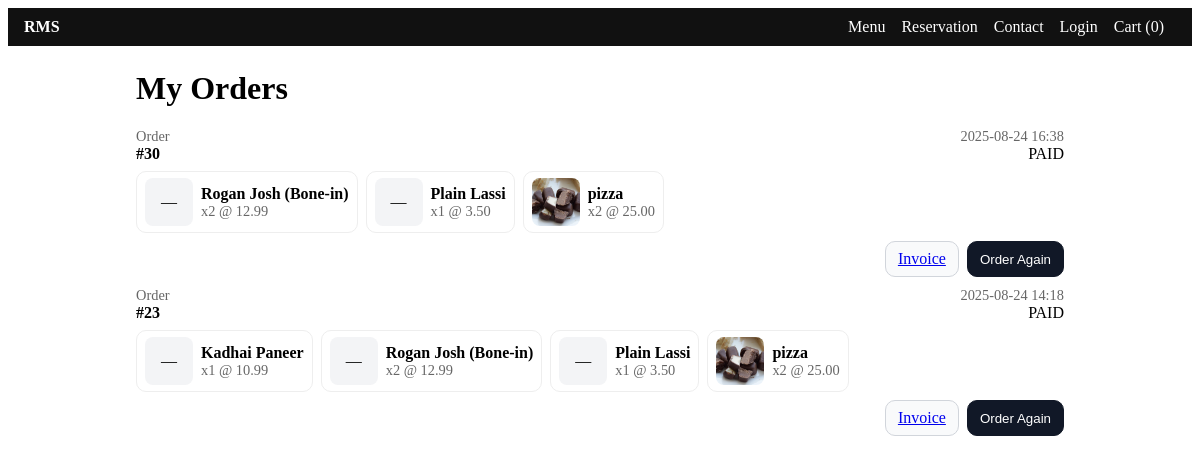
Page /my-orders/ (signed in) on the earlier database version.
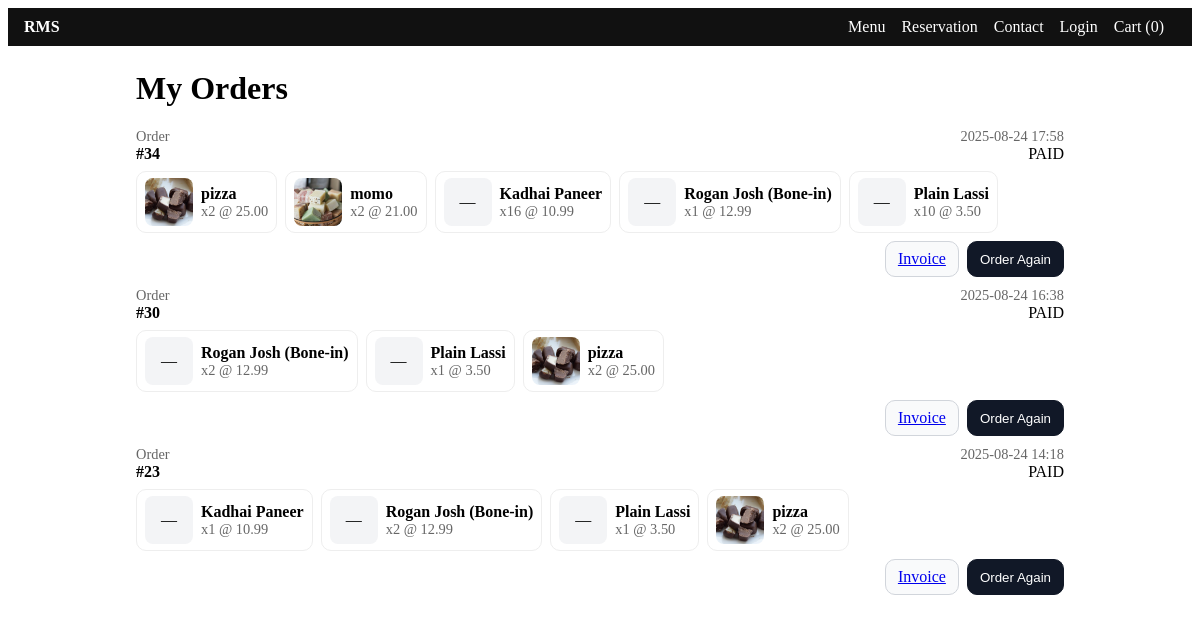
Same page on the later database version.
### orders/models.py (models this page shows, shortened)
class Order(models.Model):
    STATUS_CHOICES = [
        ("PENDING", "Pending"),
        ("PAID", "Paid"),
        ("FAILED", "Failed"),
        ("CANCELLED", "Cancelled"),
    ]
    SOURCE_CHOICES = [
        ("DINE_IN", "Dine-In"),
        ("UBER_EATS", "Uber Eats"),
        ("DOORDASH", "DoorDash"),
    ]
    created_by = models.ForeignKey(
        settings.AUTH_USER_MODEL,
        related_name="orders",
        on_delete=models.SET_NULL,
        null=True,
        blank=True,
    )
    status = models.CharField(max_length=12, choices=STATUS_CHOICES, default="PENDING")
    is_paid = models.BooleanField(default=False)
    currency = models.CharField(max_length=8, default="usd")
    source = models.CharField(max_length=20, choices=SOURCE_CHOICES, default="DINE_IN")
    table_number = models.PositiveIntegerField(null=True, blank=True)
    external_order_id = models.CharField(max_length=64, blank=True, default="")
    subtotal = models.DecimalField(max_digits=12, decimal_places=2, default=Decimal("0.00"))
    tip_amount = models.DecimalField(max_digits=12, decimal_places=2, default=Decimal("0.00"))
    discount_amount = models.DecimalField(max_digits=12, decimal_places=2, default=Decimal("0.00"))
    discount_code = models.CharField(max_length=64, blank=True, default="")
    loyalty_reward_applied = models.BooleanField(default=False)
    reservation = models.ForeignKey(
        "reservations.Reservation",
        null=True,
        blank=True,
        on_delete=models.SET_NULL,
        related_name="orders",
    )
    notes = models.TextField(blank=True, default="")
    created_at = models.DateTimeField(auto_now_add=True)
    invoice_pdf = models.FileField(upload_to="invoices/", blank=True, null=True)
    class Meta:
        ordering = ["-created_at"]

class OrderItem(models.Model):
    order = models.ForeignKey(Order, on_delete=models.CASCADE, related_name="items")
    menu_item = models.ForeignKey(MenuItem, related_name="order_items", on_delete=models.PROTECT)
    quantity = models.PositiveIntegerField(default=1)
    unit_price = models.DecimalField(max_digits=12, decimal_places=2, default=0)
    modifiers = models.JSONField(default=list, blank=True)
    notes = models.CharField(max_length=255, blank=True, default="")

### menu/models.py (models this page shows, shortened)
class MenuItem(models.Model):
    category = models.ForeignKey(MenuCategory, on_delete=models.CASCADE, related_name='items')
    name = models.CharField(max_length=200)
    description = models.TextField(blank=True)
    price = models.DecimalField(max_digits=10, decimal_places=2)
    image = models.ImageField(upload_to='menu_items/', null=True, blank=True)
    is_vegetarian = models.BooleanField(default=False)
    is_available = models.BooleanField(default=True)
    preparation_time = models.PositiveIntegerField(default=15, help_text="Minutes")
    sort_order = models.PositiveIntegerField(default=0)
    created_at = models.DateTimeField(auto_now_add=True)
    class Meta:
        ordering = ['sort_order', 'name']

### storefront/views.py (the view)
# urls.py: path("my-orders/", MyOrdersView.as_view(), name="my_orders"),
class MyOrdersView(LoginRequiredMixin, TemplateView):
    template_name = "storefront/my_orders.html"
    login_url = reverse_lazy("storefront:login")
    redirect_field_name = "next"
    def get_context_data(self, **kwargs):
        ctx = super().get_context_data(**kwargs)
        if Order is None:
            ctx["orders"] = []
            return ctx
        paid_q = Q(payment__is_paid=True) | Q(is_paid=True) | Q(status="PAID")
        qs = (
            Order.objects.filter(Q(created_by=self.request.user) & paid_q)
            .select_related("payment")
            .prefetch_related("items__menu_item")
            .order_by("-created_at")
        )
        ctx["orders"] = qs
        ctx.update(_ctx("my_orders"))
        return ctx

### storefront/context.py (called while the page is built)
def site_context(request):
    return {
        "SITE_NAME": getattr(settings, "SITE_NAME", "RMS Store"),
        "GA_MEASUREMENT_ID": getattr(settings, "GA_MEASUREMENT_ID", ""),
        "WHATSAPP_NUMBER": getattr(settings, "WHATSAPP_NUMBER", ""),
        "BRANCHES": getattr(settings, "BRANCHES", []),
        "DEFAULT_CURRENCY": getattr(settings, "DEFAULT_CURRENCY", "NPR"),
    }

### storefront/views.py (called while the page is built)
def _ctx(page: str | None = None, **kw):
    base = {"page": page or ""}
    base.update(kw)
    return base

### storefront/templates/storefront/my_orders.html (shortened to what this page needs)
{% extends "storefront/base.html" %}
{% load static %}
{% block content %}
  <div class="container" style="max-width:960px;margin:24px auto;">
    <h1>My Orders</h1>
    {% if orders %}
      <div class="stack">
        {% for o in orders %}
          <div class="card" style="display:flex;flex-direction:column;gap:8px;">
            <div style="display:flex;justify-content:space-between;align-items:center;gap:8px;">
              <div>
                <div class="muted">Order</div>
                <div><strong>#{{ o.id }}</strong></div>
              </div>
              <div style="text-align:right;">
                <div class="muted">{{ o.created_at|date:"Y-m-d H:i" }}</div>
                <div>
                  {% if o.payment and o.payment.is_paid or o.is_paid or o.status == "PAID" %}
                    <span class="tag tag-success">PAID</span>
                  {% else %}
                    <span class="tag">PENDING</span>
                  {% endif %}
                </div>
              </div>
            </div>
            <div style="display:flex;gap:8px;flex-wrap:wrap;">
              {% for it in o.items.all %}
                <div style="display:flex;align-items:center;border:1px solid #eee;border-radius:10px;padding:6px 8px;gap:8px;">
                  {% if it.menu_item and it.menu_item.image %}
                    <img src="{{ it.menu_item.image.url }}" alt="{{ it.menu_item.name }}" style="width:48px;height:48px;object-fit:cover;border-radius:8px;" />
                  {% else %}
                    <div style="width:48px;height:48px;border-radius:8px;background:#f3f4f6;display:flex;align-items:center;justify-content:center;">—</div>
                  {% endif %}
                  <div>
                    <div style="font-weight:600;">{{ it.menu_item.name }}</div>
                    <div class="muted">x{{ it.quantity }} @ {{ it.unit_price }}</div>
                  </div>
                </div>
              {% endfor %}
            </div>
            <div style="display:flex;gap:8px;justify-content:flex-end;">
              {% if o.invoice_pdf %}
                <a href="{{ o.invoice_pdf.url }}" target="_blank" rel="noopener" class="btn btn-secondary">Invoice</a>
              {% endif %}
              <button
                class="btn btn-primary btn-reorder"
                title="Reorder these items"
                data-items='[ {% for it in o.items.all %}{ "id": {{ it.menu_item.id }}, "name": "{{ it.menu_item.name|escapejs }}", "price": "{{ it.unit_price }}", "quantity": {{ it.quantity }} }{% if not forloop.last %}, {% endif %}{% endfor %} ]'
              >Order Again</button>
            </div>
          </div>
        {% endfor %}
      </div>
    {% else %}
      <p>You don’t have any orders yet.</p>
    {% endif %}
  </div>
{% endblock %}

Differences in the rows shown:
now on this page (row edited): Order: id "34", created_at "2025-08-24 17:58", shows "PAID"
now on this page (row unchanged): OrderItem: menu_item.image (picture), menu_item.name "pizza", quantity "2", unit_price "25.00", shown under "34"
now on this page (row unchanged): OrderItem: menu_item.image (picture), menu_item.name "momo", quantity "2", unit_price "21.00", shown under "34"
now on this page (row edited): OrderItem: menu_item.name "Kadhai Paneer", quantity "16", unit_price "10.99", shown under "34"
now on this page (row unchanged): OrderItem: menu_item.name "Rogan Josh (Bone-in)", quantity "1", unit_price "12.99", shown under "34"
now on this page (row unchanged): OrderItem: menu_item.name "Plain Lassi", quantity "10", unit_price "3.50", shown under "34"
